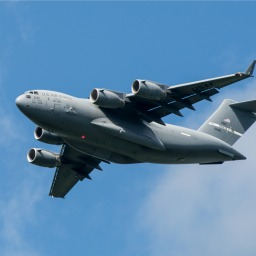
#> input picture content/deep_learning/keras/images/plane_256x256.jpg, 256 x 256 px, found by its file name
$ jupyter execute enhance_contrast_of_greyscale_image.ipynb
#> lines starting #> are read from the running program, lines starting #| are printed output that depends on the picture
Title: Enhance Contrast Of Greyscale Image
Slug: enhance_contrast_of_greyscale_image
Summary: How to enhance the contrast of images using OpenCV in Python.
Date: 2017-09-11 12:00
Category: Machine Learning
Tags: Preprocessing Images
Authors: Chris Albon

## Preliminaries

[cell 1]
# Load image
import cv2
import numpy as np
from matplotlib import pyplot as plt

## Load Image As Greyscale

[cell 2]
# Load image as grayscale
image = cv2.imread('images/plane_256x256.jpg', cv2.IMREAD_GRAYSCALE)
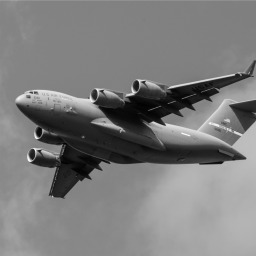
#> image: shape (256, 256); min 0, max 252, mean 124.4

## Enhance Image

[cell 3]
# Enhance image
image_enhanced = cv2.equalizeHist(image)
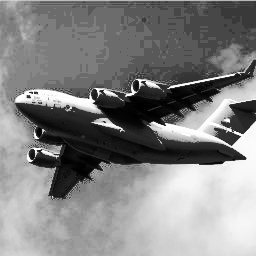
#> image_enhanced: shape (256, 256); min 0, max 255, mean 130.8
